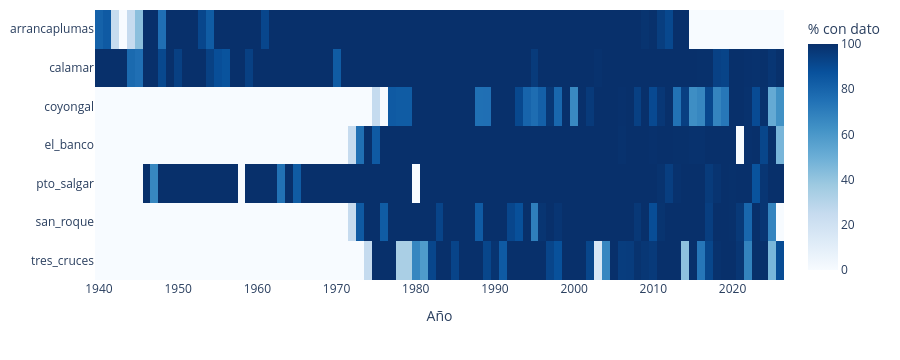

The notebook cell this image was saved under:
### Markdown cell above
Calamar conserva el 98,4 % del registro. Arrancaplumas y Puerto Salgar, en el alto
Magdalena, operan desde 1940 y 1946 respectivamente, aunque la primera deja de reportar a
finales de 2014, circunstancia que explica buena parte de su 18,3 % de faltantes. Las cuatro
estaciones del bajo Magdalena carecen de dato entre el 39,6 y el 47,9 % de los días,
proporción que se debe principalmente a que iniciaron su operación entre 1972 y 1975, más de
tres décadas después que la estación objetivo.

### Code cell
anual = caudales.set_index("fecha")[ESTACIONES].notna().resample("YS").mean() * 100
fig = px.imshow(anual.T, aspect="auto", color_continuous_scale="Blues",
                x=anual.index.year, labels={"x": "Año", "y": "", "color": "% con dato"})
fig.update_layout(height=360, margin=dict(t=10))
fig

### Figure 1 — Plotly figure (JSON) as saved in the notebook; plotly's stock layout.template omitted (floating-point values rounded to 4 significant figures; data arrays with more than 128 entries replaced by an {"elided": "..."} marker saying what was removed)
{"data": [{"coloraxis": "coloraxis", "hovertemplate": "Año: %{x}<br>y: %{y}<br>% con dato: %{z}<extra></extra>", "name": "0", "type": "heatmap", "x": [1940, 1941, 1942, 1943, 1944, 1945, 1946, 1947, 1948, 1949, 1950, 1951, 1952, 1953, 1954, 1955, 1956, 1957, 1958, 1959, 1960, 1961, 1962, 1963, 1964, 1965, 1966, 1967, 1968, 1969, 1970, 1971, 1972, 1973, 1974, 1975, 1976, 1977, 1978, 1979, 1980, 1981, 1982, 1983, 1984, 1985, 1986, 1987, 1988, 1989, 1990, 1991, 1992, 1993, 1994, 1995, 1996, 1997, 1998, 1999, 2000, 2001, 2002, 2003, 2004, 2005, 2006, 2007, 2008, 2009, 2010, 2011, 2012, 2013, 2014, 2015, 2016, 2017, 2018, 2019, 2020, 2021, 2022, 2023, 2024, 2025, 2026], "xaxis": "x", "y": ["arrancaplumas", "calamar", "coyongal", "el_banco", "pto_salgar", "san_roque", "tres_cruces"], "yaxis": "y", "z": {"elided": "7x87 float values"}}], "layout": {"coloraxis": {"autocolorscale": false, "colorbar": {"title": {"text": "% con dato"}}, "colorscale": [[0.0, "rgb(247,251,255)"], [0.125, "rgb(222,235,247)"], [0.25, "rgb(198,219,239)"], [0.375, "rgb(158,202,225)"], [0.5, "rgb(107,174,214)"], [0.625, "rgb(66,146,198)"], [0.75, "rgb(33,113,181)"], [0.875, "rgb(8,81,156)"], [1.0, "rgb(8,48,107)"]]}, "height": 360, "margin": {"t": 10}, "xaxis": {"anchor": "y", "domain": [0.0, 1.0], "title": {"text": "Año"}}, "yaxis": {"anchor": "x", "autorange": "reversed", "domain": [0.0, 1.0]}}}
